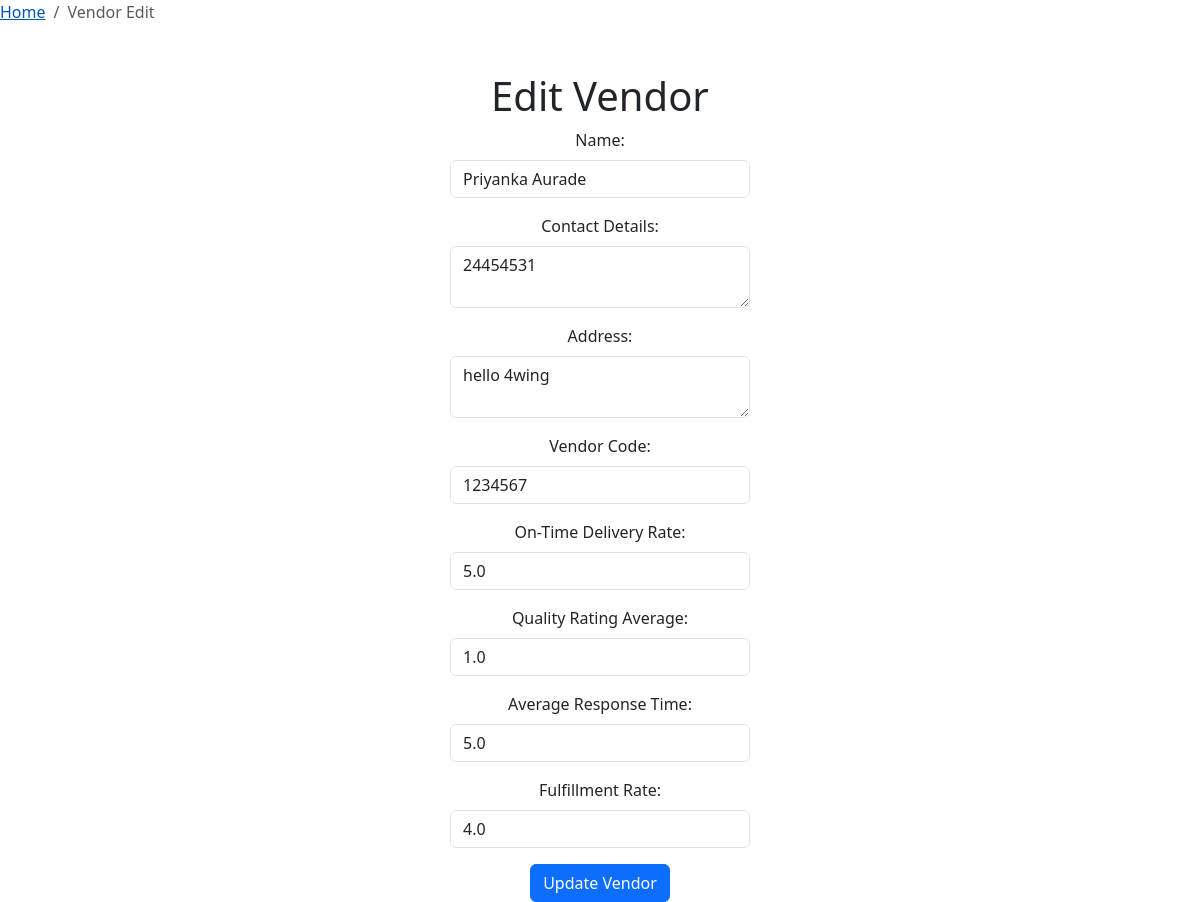
The app's page /edit_vendor/1/, older data.
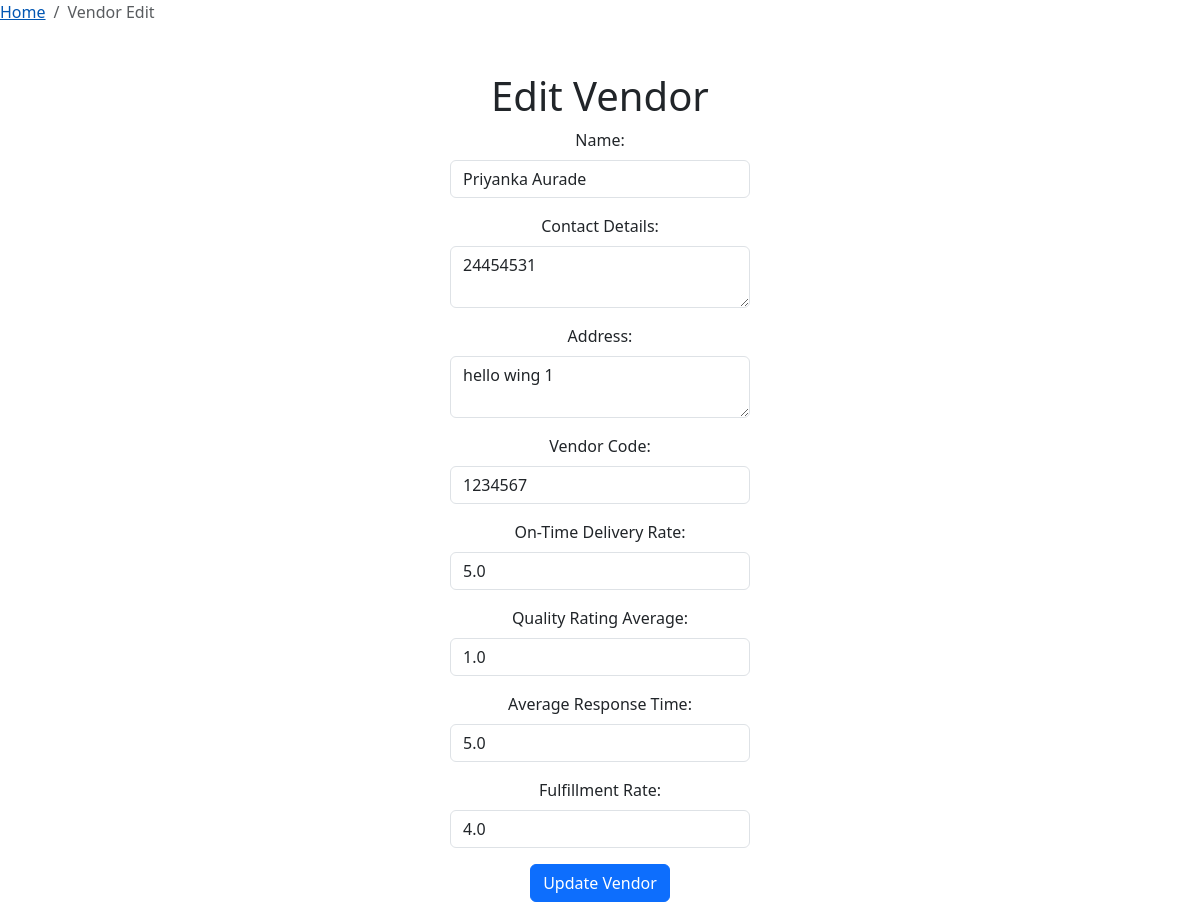
The same page, newer data.
### vms/models.py (models this page shows, shortened)
class Vendor(models.Model):
    name = models.CharField(max_length=50)
    contact_details = models.TextField()
    address = models.TextField()
    vendor_code = models.CharField(max_length=20, unique=True)
    on_time_delivery_rate = models.FloatField(default=0)
    quality_rating_avg = models.FloatField(default=0)
    average_response_time = models.FloatField(default=0)
    fulfillment_rate = models.FloatField(default=0)

### vms/views.py (the view)
# urls.py: path('edit_vendor/<int:vendor_id>/', views.edit_vendor, name='edit_vendor'),
def edit_vendor(request, vendor_id):
    vendor = get_object_or_404(Vendor, pk=vendor_id)
    if request.method == 'POST':
        form = VendorForm(request.POST, instance=vendor)
        if form.is_valid():
            form.save()
            messages.success(request, 'Vendor data updated successfully.')
            return redirect('edit_vendor', vendor_id=vendor_id)
    else:
        form = VendorForm(instance=vendor)
    context = {
        'vendor_id': vendor_id,
        'vendor': vendor,
        'form': form,
    }
    return render(request, 'vendor/edit_vendor.html', context)

### vms/forms.py
class VendorForm(forms.ModelForm):
    class Meta:
        model = Vendor
        fields = '__all__'

### templates/vendor/edit_vendor.html (shortened to what this page needs)
<!DOCTYPE html>
<html lang="en">
<head>
    <link href="https://stackpath.bootstrapcdn.com/bootstrap/4.5.2/css/bootstrap.min.css" rel="stylesheet">
    <link href="https://cdn.jsdelivr.net/npm/bootstrap@5.3.0-alpha1/dist/css/bootstrap.min.css" rel="stylesheet">
</head>
<body>
    <div class="pagetitle">
        <nav>
          <ol class="breadcrumb">
            <li class="breadcrumb-item"><a href="{% url 'index' %}">Home</a></li>
            <li class="breadcrumb-item active">Vendor Edit</li>
          </ol>
        </nav>
    </div>
    <center>
    <div class="container">
        <h1 class="mt-5">Edit Vendor</h1>
        <form id="updateVendorForm" method="POST" action="{% url 'edit_vendor' vendor_id=vendor_id %}" enctype="multipart/form-data">
            <div class="mb-3">
                <label for="name" class="form-label">Name:</label>
                <input type="text" class="form-control form-field-lg" id="name" name="name" value="{{ vendor.name }}">
            </div>
            <div class="mb-3">
                <label for="contact_details" class="form-label">Contact Details:</label>
                <textarea class="form-control form-field-lg" id="contact_details" name="contact_details">{{ vendor.contact_details }}</textarea>
            </div>
            <div class="mb-3">
                <label for="address" class="form-label">Address:</label>
                <textarea class="form-control form-field-lg" id="address" name="address">{{ vendor.address }}</textarea>
            </div>
            <div class="mb-3">
                <label for="vendor_code" class="form-label">Vendor Code:</label>
                <input type="text" class="form-control form-field-lg" id="vendor_code" name="vendor_code" value="{{ vendor.vendor_code }}">
            </div>
            <div class="mb-3">
                <label for="on_time_delivery_rate" class="form-label">On-Time Delivery Rate:</label>
                <input type="number" class="form-control form-field-lg" id="on_time_delivery_rate" name="on_time_delivery_rate" step="0.01" value="{{ vendor.on_time_delivery_rate }}">
            </div>
            <div class="mb-3">
                <label for="quality_rating_avg" class="form-label">Quality Rating Average:</label>
                <input type="number" class="form-control form-field-lg" id="quality_rating_avg" name="quality_rating_avg" step="0.01" value="{{ vendor.quality_rating_avg }}">
            </div>
            <div class="mb-3">
                <label for="average_response_time" class="form-label">Average Response Time:</label>
                <input type="number" class="form-control form-field-lg" id="average_response_time" name="average_response_time" step="0.01" value="{{ vendor.average_response_time }}">
            </div>
            <div class="mb-3">
                <label for="fulfillment_rate" class="form-label">Fulfillment Rate:</label>
                <input type="number" class="form-control form-field-lg" id="fulfillment_rate" name="fulfillment_rate" step="0.01" value="{{ vendor.fulfillment_rate }}">
            </div>
            <button type="submit" class="btn btn-primary" id="updateBtn">Update Vendor</button>
        </form>
    </div>
    </center>
</body>
</html>

Row changes from the older to the newer data that the page shows:
changed Vendor "Priyanka Aurade": address "hello 4wing" → "hello wing 1"
